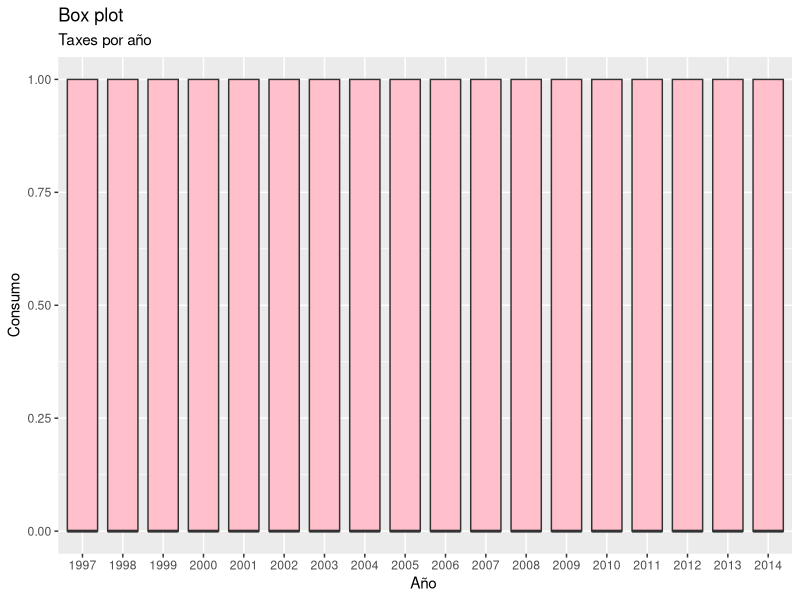
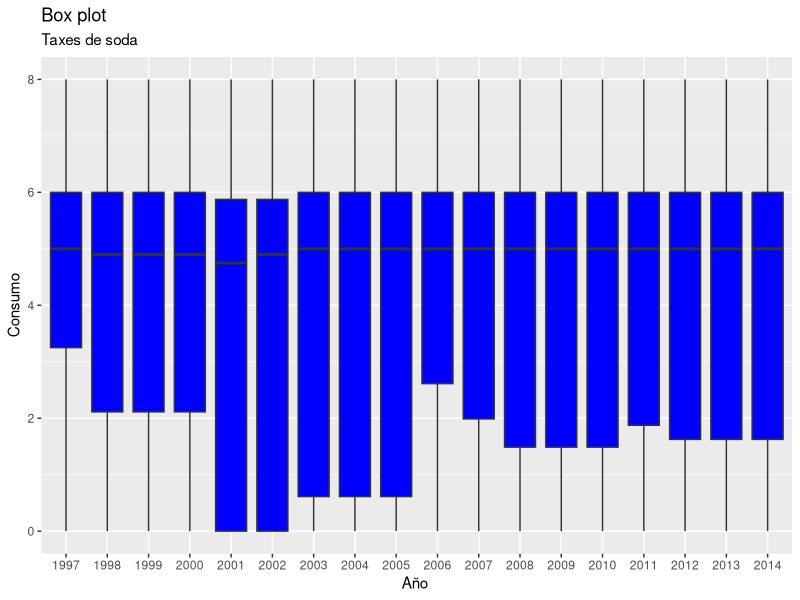
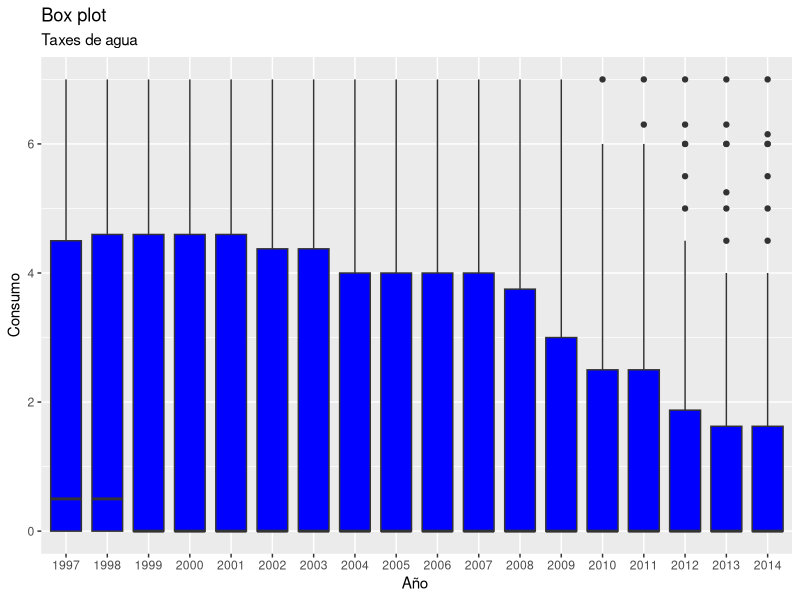
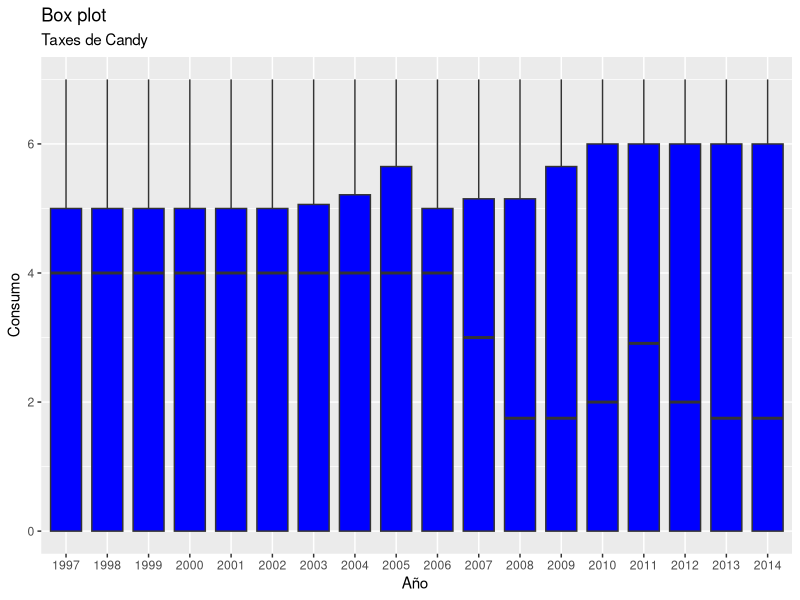
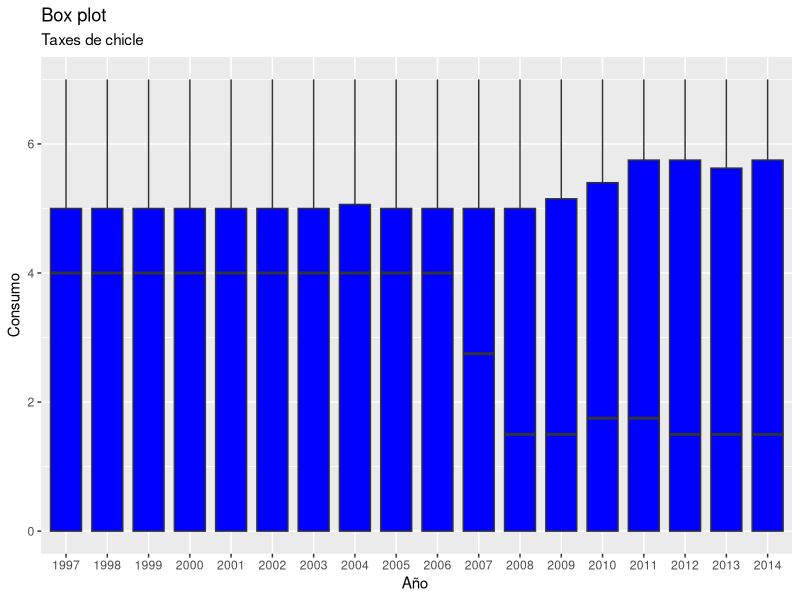
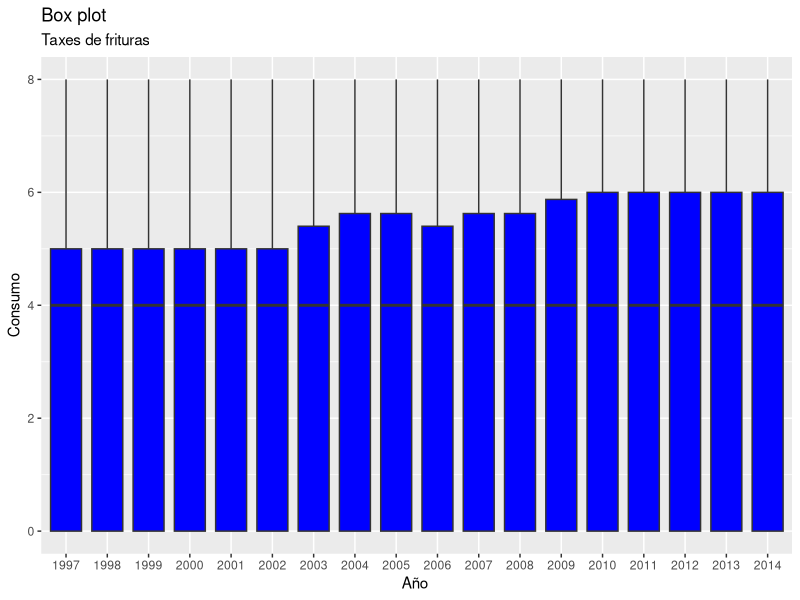
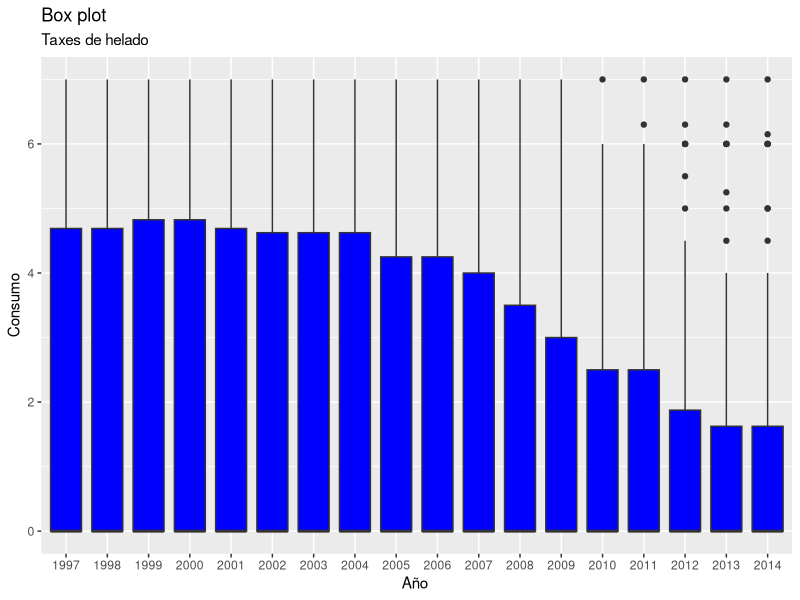
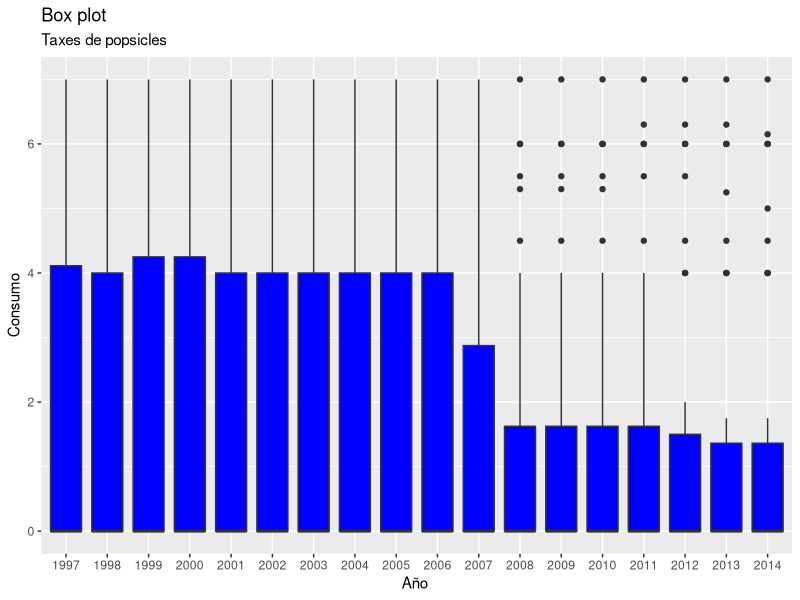

Recreate these plots in R, in order.
directorio_actual <- getwd()
setwd("/Users/miguela.monreal/CodigosVisInfo/codigos") #Esto sirve para establecer la carpeta en la que quieres trabajar 


datos <- read.csv("FoodTaxes.csv")
str(datos)
head(datos,6)

library(ggplot2)
datos$Year <- as.factor(datos$Year)
miGraf <- ggplot(datos, aes(Year, Disfavored.tax..Soda..Y.N.,))

miGraf +  geom_boxplot(varwidth = TRUE, fill = "pink") +
  labs(title = "Box plot", subtitle = "Taxes por año", 
       x = "Año ", y = "Consumo")

#taxes de Soda

miGraf <- ggplot(datos, aes(Year, Sales.Tax..regular.soda..VM.))

miGraf +  geom_boxplot(varwidth = TRUE, fill = "blue") +
  labs(title = "Box plot", subtitle = "Taxes de soda", 
       x = "Año ", y = "Consumo")

#Taxes de agua
miGraf <- ggplot(datos, aes(Year, Sales.Tax.rate.Bottled.Water ))

miGraf +  geom_boxplot(varwidth = TRUE, fill = "blue") +
  labs(title = "Box plot", subtitle = "Taxes de agua", 
       x = "Año ", y = "Consumo")

#taxes de candy
miGraf <- ggplot(datos, aes(Year, Sales.tax..Candy))

miGraf +  geom_boxplot(varwidth = TRUE, fill = "blue") +
  labs(title = "Box plot", subtitle = "Taxes de Candy", 
       x = "Año ", y = "Consumo")

#taxes de chicle
miGraf <- ggplot(datos, aes(Year, Sales.Tax..Gum))

miGraf +  geom_boxplot(varwidth = TRUE, fill = "blue") +
  labs(title = "Box plot", subtitle = "Taxes de chicle", 
       x = "Año ", y = "Consumo")

#Taxes papitas
miGraf <- ggplot(datos, aes(Year, Sales.Tax..Chips..Pretzels..VM.))

miGraf +  geom_boxplot(varwidth = TRUE, fill = "blue") +
  labs(title = "Box plot", subtitle = "Taxes de frituras", 
       x = "Año ", y = "Consumo")

#Taxes de helado
miGraf <- ggplot(datos, aes(Year, Sales.Tax..Ice.Cream))

miGraf +  geom_boxplot(varwidth = TRUE, fill = "blue") +
  labs(title = "Box plot", subtitle = "Taxes de helado", 
       x = "Año ", y = "Consumo")

#Taxes de popsicles
miGraf <- ggplot(datos, aes(Year, Sales.Tax..Popsicle ))

miGraf +  geom_boxplot(varwidth = TRUE, fill = "blue") +
  labs(title = "Box plot", subtitle = "Taxes de popsicles", 
       x = "Año ", y = "Consumo")
#Taxes malteadas
miGraf <- ggplot(datos, aes(Year, Sales.Tax..Milkshakes..Baked.Goods ))

miGraf +  geom_boxplot(varwidth = TRUE, fill = "blue") +
  labs(title = "Box plot", subtitle = "Taxes de malteadas", 
       x = "Año ", y = "Consumo")



